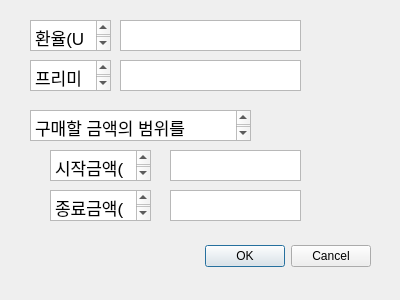
<?xml version="1.0" encoding="UTF-8"?>
<ui version="4.0">
 <class>Dialog</class>
 <widget class="QDialog" name="Dialog">
  <property name="geometry">
   <rect>
    <x>0</x>
    <y>0</y>
    <width>400</width>
    <height>300</height>
   </rect>
  </property>
  <property name="windowTitle">
   <string>Dialog</string>
  </property>
  <widget class="QDialogButtonBox" name="buttonBox">
   <property name="geometry">
    <rect>
     <x>30</x>
     <y>240</y>
     <width>341</width>
     <height>32</height>
    </rect>
   </property>
   <property name="orientation">
    <enum>Qt::Horizontal</enum>
   </property>
   <property name="standardButtons">
    <set>QDialogButtonBox::Cancel|QDialogButtonBox::Ok</set>
   </property>
  </widget>
  <widget class="QTextEdit" name="textEdit">
   <property name="geometry">
    <rect>
     <x>50</x>
     <y>150</y>
     <width>101</width>
     <height>31</height>
    </rect>
   </property>
   <property name="html">
    <string>&lt;!DOCTYPE HTML PUBLIC &quot;-//W3C//DTD HTML 4.0//EN&quot; &quot;http://www.w3.org/TR/REC-html40/strict.dtd&quot;&gt;
&lt;html&gt;&lt;head&gt;&lt;meta name=&quot;qrichtext&quot; content=&quot;1&quot; /&gt;&lt;style type=&quot;text/css&quot;&gt;
p, li { white-space: pre-wrap; }
&lt;/style&gt;&lt;/head&gt;&lt;body style=&quot; font-family:'.AppleSystemUIFont'; font-size:13pt; font-weight:400; font-style:normal;&quot;&gt;
&lt;p style=&quot; margin-top:0px; margin-bottom:0px; margin-left:0px; margin-right:0px; -qt-block-indent:0; text-indent:0px;&quot;&gt;시작금액(최대)&lt;/p&gt;&lt;/body&gt;&lt;/html&gt;</string>
   </property>
  </widget>
  <widget class="QTextEdit" name="textEdit_2">
   <property name="geometry">
    <rect>
     <x>170</x>
     <y>150</y>
     <width>131</width>
     <height>31</height>
    </rect>
   </property>
  </widget>
  <widget class="QTextBrowser" name="textBrowser">
   <property name="geometry">
    <rect>
     <x>50</x>
     <y>190</y>
     <width>101</width>
     <height>31</height>
    </rect>
   </property>
   <property name="html">
    <string>&lt;!DOCTYPE HTML PUBLIC &quot;-//W3C//DTD HTML 4.0//EN&quot; &quot;http://www.w3.org/TR/REC-html40/strict.dtd&quot;&gt;
&lt;html&gt;&lt;head&gt;&lt;meta name=&quot;qrichtext&quot; content=&quot;1&quot; /&gt;&lt;style type=&quot;text/css&quot;&gt;
p, li { white-space: pre-wrap; }
&lt;/style&gt;&lt;/head&gt;&lt;body style=&quot; font-family:'.AppleSystemUIFont'; font-size:13pt; font-weight:400; font-style:normal;&quot;&gt;
&lt;p style=&quot; margin-top:0px; margin-bottom:0px; margin-left:0px; margin-right:0px; -qt-block-indent:0; text-indent:0px;&quot;&gt;종료금액(최소)&lt;/p&gt;&lt;/body&gt;&lt;/html&gt;</string>
   </property>
  </widget>
  <widget class="QTextEdit" name="textEdit_3">
   <property name="geometry">
    <rect>
     <x>170</x>
     <y>190</y>
     <width>131</width>
     <height>31</height>
    </rect>
   </property>
  </widget>
  <widget class="QTextBrowser" name="textBrowser_2">
   <property name="geometry">
    <rect>
     <x>30</x>
     <y>110</y>
     <width>221</width>
     <height>31</height>
    </rect>
   </property>
   <property name="html">
    <string>&lt;!DOCTYPE HTML PUBLIC &quot;-//W3C//DTD HTML 4.0//EN&quot; &quot;http://www.w3.org/TR/REC-html40/strict.dtd&quot;&gt;
&lt;html&gt;&lt;head&gt;&lt;meta name=&quot;qrichtext&quot; content=&quot;1&quot; /&gt;&lt;style type=&quot;text/css&quot;&gt;
p, li { white-space: pre-wrap; }
&lt;/style&gt;&lt;/head&gt;&lt;body style=&quot; font-family:'.AppleSystemUIFont'; font-size:13pt; font-weight:400; font-style:normal;&quot;&gt;
&lt;p style=&quot; margin-top:0px; margin-bottom:0px; margin-left:0px; margin-right:0px; -qt-block-indent:0; text-indent:0px;&quot;&gt;구매할 금액의 범위를 입력하세요&lt;/p&gt;&lt;/body&gt;&lt;/html&gt;</string>
   </property>
  </widget>
  <widget class="QTextBrowser" name="textBrowser_3">
   <property name="geometry">
    <rect>
     <x>30</x>
     <y>20</y>
     <width>81</width>
     <height>31</height>
    </rect>
   </property>
   <property name="html">
    <string>&lt;!DOCTYPE HTML PUBLIC &quot;-//W3C//DTD HTML 4.0//EN&quot; &quot;http://www.w3.org/TR/REC-html40/strict.dtd&quot;&gt;
&lt;html&gt;&lt;head&gt;&lt;meta name=&quot;qrichtext&quot; content=&quot;1&quot; /&gt;&lt;style type=&quot;text/css&quot;&gt;
p, li { white-space: pre-wrap; }
&lt;/style&gt;&lt;/head&gt;&lt;body style=&quot; font-family:'.AppleSystemUIFont'; font-size:13pt; font-weight:400; font-style:normal;&quot;&gt;
&lt;p style=&quot; margin-top:0px; margin-bottom:0px; margin-left:0px; margin-right:0px; -qt-block-indent:0; text-indent:0px;&quot;&gt;환율(USD)&lt;/p&gt;&lt;/body&gt;&lt;/html&gt;</string>
   </property>
  </widget>
  <widget class="QTextBrowser" name="textBrowser_4">
   <property name="geometry">
    <rect>
     <x>30</x>
     <y>60</y>
     <width>81</width>
     <height>31</height>
    </rect>
   </property>
   <property name="html">
    <string>&lt;!DOCTYPE HTML PUBLIC &quot;-//W3C//DTD HTML 4.0//EN&quot; &quot;http://www.w3.org/TR/REC-html40/strict.dtd&quot;&gt;
&lt;html&gt;&lt;head&gt;&lt;meta name=&quot;qrichtext&quot; content=&quot;1&quot; /&gt;&lt;style type=&quot;text/css&quot;&gt;
p, li { white-space: pre-wrap; }
&lt;/style&gt;&lt;/head&gt;&lt;body style=&quot; font-family:'.AppleSystemUIFont'; font-size:13pt; font-weight:400; font-style:normal;&quot;&gt;
&lt;p style=&quot; margin-top:0px; margin-bottom:0px; margin-left:0px; margin-right:0px; -qt-block-indent:0; text-indent:0px;&quot;&gt;프리미엄&lt;/p&gt;&lt;/body&gt;&lt;/html&gt;</string>
   </property>
  </widget>
  <widget class="QTextBrowser" name="textBrowser_5">
   <property name="geometry">
    <rect>
     <x>120</x>
     <y>20</y>
     <width>181</width>
     <height>31</height>
    </rect>
   </property>
  </widget>
  <widget class="QTextBrowser" name="textBrowser_6">
   <property name="geometry">
    <rect>
     <x>120</x>
     <y>60</y>
     <width>181</width>
     <height>31</height>
    </rect>
   </property>
  </widget>
 </widget>
 <resources/>
 <connections>
  <connection>
   <sender>buttonBox</sender>
   <signal>accepted()</signal>
   <receiver>Dialog</receiver>
   <slot>accept()</slot>
   <hints>
    <hint type="sourcelabel">
     <x>248</x>
     <y>254</y>
    </hint>
    <hint type="destinationlabel">
     <x>157</x>
     <y>274</y>
    </hint>
   </hints>
  </connection>
  <connection>
   <sender>buttonBox</sender>
   <signal>rejected()</signal>
   <receiver>Dialog</receiver>
   <slot>reject()</slot>
   <hints>
    <hint type="sourcelabel">
     <x>316</x>
     <y>260</y>
    </hint>
    <hint type="destinationlabel">
     <x>286</x>
     <y>274</y>
    </hint>
   </hints>
  </connection>
 </connections>
</ui>
